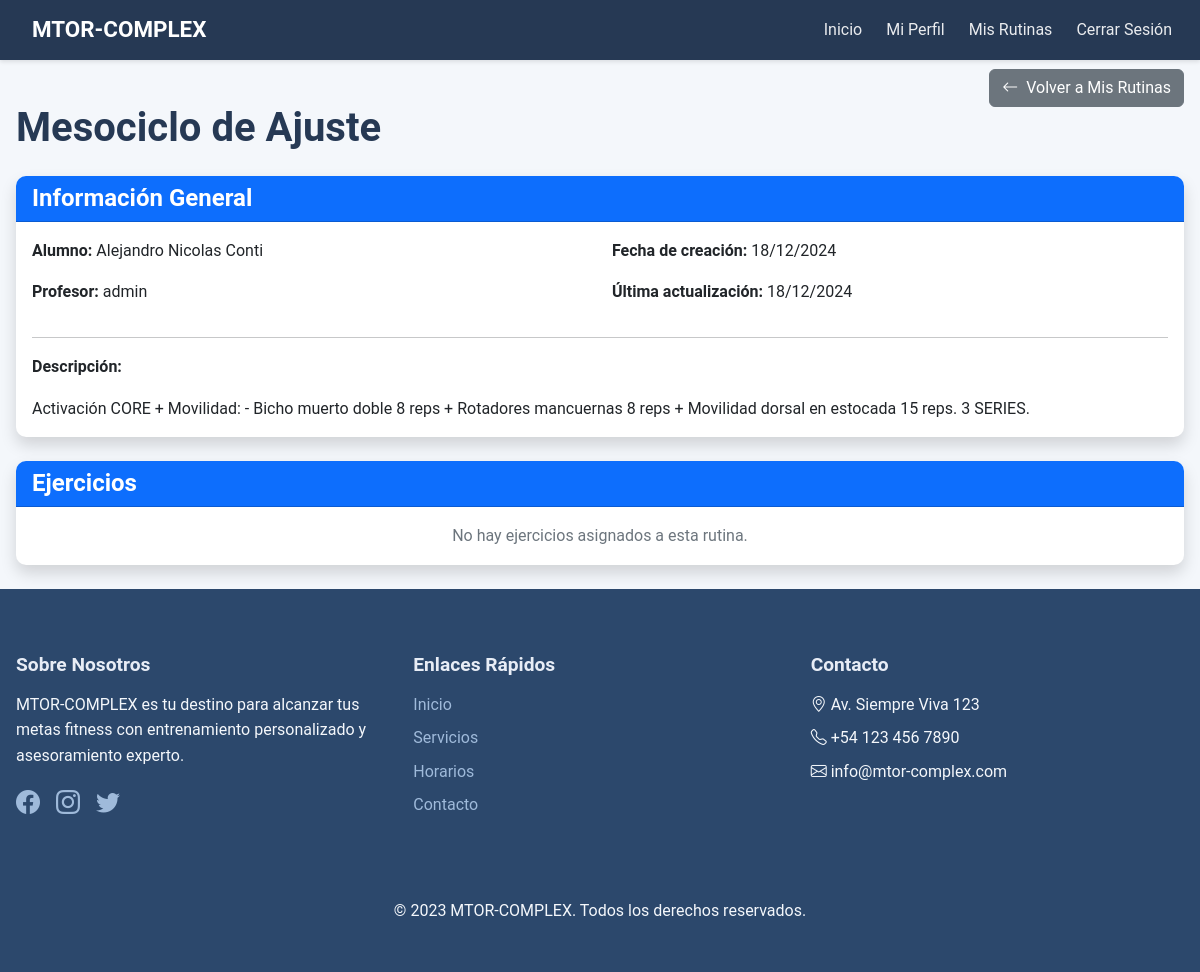
The app's page /gimnasio/rutina/1/ (signed in), older data.
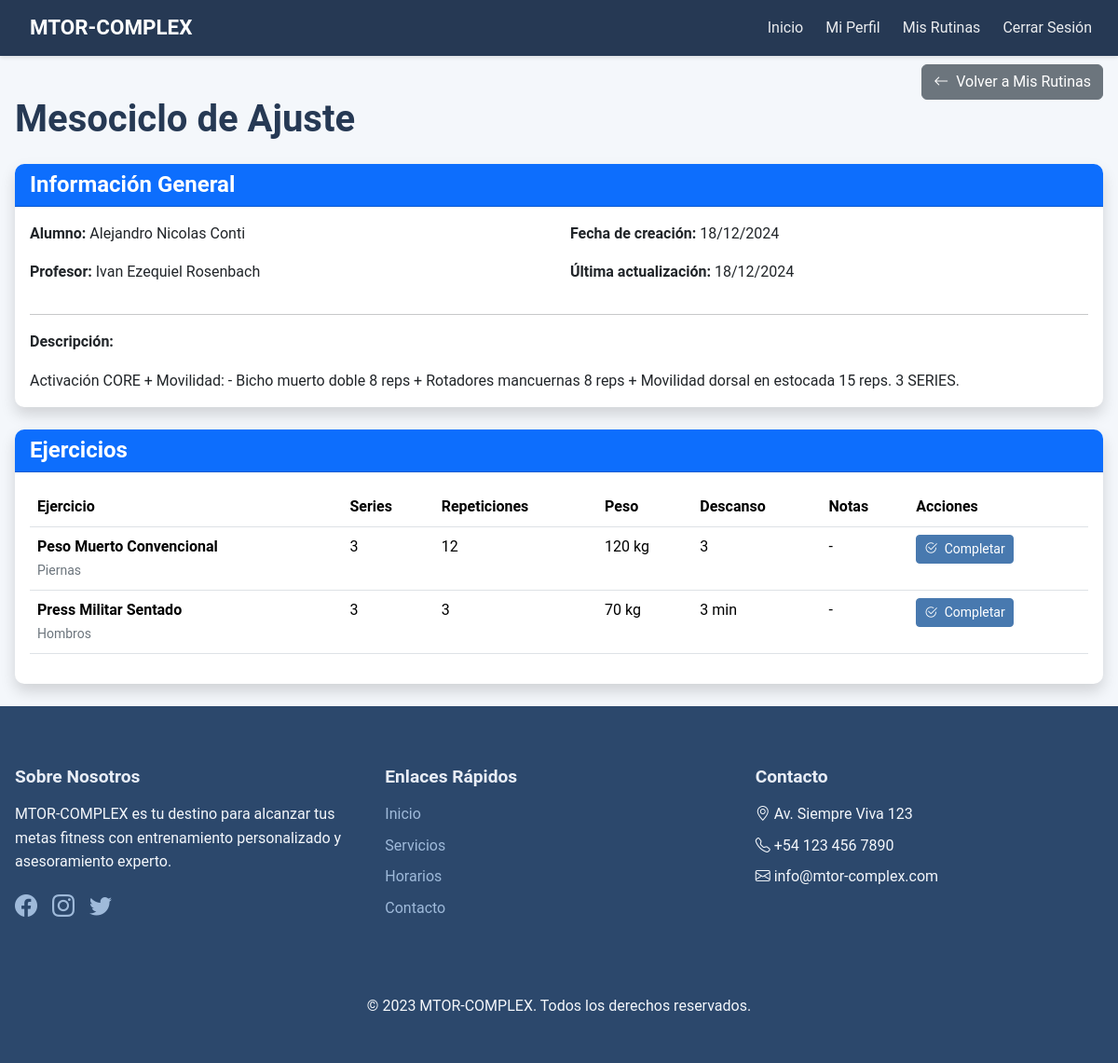
The same page, newer data.
### gimnasio/models.py (models this page shows, shortened)
class Rutina(models.Model):
    nombre = models.CharField(max_length=100, default='Nueva Rutina')
    descripcion = models.TextField(blank=True)
    alumno = models.ForeignKey(Alumno, on_delete=models.CASCADE, related_name='rutinas')
    profesor = models.ForeignKey(User, on_delete=models.CASCADE, related_name='rutinas_asignadas')
    fecha_creacion = models.DateTimeField(auto_now_add=True)
    fecha_actualizacion = models.DateTimeField(auto_now=True)
    ejercicios = models.ManyToManyField(Ejercicio, through='RutinaEjercicio')
    activa = models.BooleanField(default=True)
    class Meta:
        verbose_name = "Rutina"
        verbose_name_plural = "Rutinas"
        ordering = ['-fecha_creacion']

class Alumno(models.Model):
    usuario = models.OneToOneField(User, on_delete=models.CASCADE)
    nombre = models.CharField(max_length=100)
    edad = models.IntegerField()
    altura = models.FloatField(help_text='Altura en centímetros')
    peso = models.FloatField(help_text='Peso en kilogramos')
    fecha_registro = models.DateTimeField(auto_now_add=True)
    activo = models.BooleanField(default=True)
    profesor = models.ForeignKey(
        User,
        on_delete=models.SET_NULL,
        null=True,
        blank=True,
        related_name='alumnos_asignados'
    )
    dias_asistencia = models.ManyToManyField(DiaAsistencia, blank=True)
    class Meta:
        verbose_name = "Alumno"
        verbose_name_plural = "Alumnos"
        ordering = ['nombre']

class RutinaEjercicio(models.Model):
    rutina = models.ForeignKey(Rutina, on_delete=models.CASCADE)
    ejercicio = models.ForeignKey(Ejercicio, on_delete=models.CASCADE)
    series = models.IntegerField()
    repeticiones = models.CharField(max_length=50)  # Permite rangos como "8-12"
    peso = models.CharField(max_length=50, blank=True)  # Permite rangos o "Peso corporal"
    descanso = models.CharField(max_length=50)  # Ejemplo: "60 segundos"
    orden = models.IntegerField()
    notas = models.TextField(blank=True)
    class Meta:
        verbose_name = "Ejercicio de Rutina"
        verbose_name_plural = "Ejercicios de Rutina"
        ordering = ['orden']

class Ejercicio(models.Model):
    nombre = models.CharField(max_length=100)
    descripcion = models.TextField()
    grupo_muscular = models.CharField(max_length=50, default='General')
    imagen_url = models.URLField(blank=True, null=True)
    video_url = models.URLField(blank=True, null=True)
    creado_por = models.ForeignKey(User, on_delete=models.CASCADE, null=True, blank=True)
    fecha_creacion = models.DateTimeField(default=timezone.now)
    class Meta:
        verbose_name = "Ejercicio"
        verbose_name_plural = "Ejercicios"
        ordering = ['nombre']

### gimnasio/views.py (the view)
# urls.py: path('rutina/<int:rutina_id>/', views.detalle_rutina, name='detalle_rutina'),
@login_required
def detalle_rutina(request, rutina_id):
    rutina = get_object_or_404(Rutina, id=rutina_id)
    if not (es_profesor(request.user) or request.user.alumno == rutina.alumno):
        messages.error(request, 'No tienes permiso para ver esta rutina.')
        return redirect('gimnasio:index')
    ejercicios = RutinaEjercicio.objects.filter(rutina=rutina).order_by('orden')
    return render(request, 'gimnasio/rutinas/detalle_rutina.html', {
        'rutina': rutina,
        'ejercicios': ejercicios
    })

### gimnasio/views.py (called while the page is built)
def es_profesor(user):
    if not user.is_authenticated:
        return False
    try:
        return user.perfil.es_profesor
    except:
        return False

### gimnasio/templates/gimnasio/rutinas/detalle_rutina.html (shortened to what this page needs)
{% extends 'gimnasio/base.html' %}
{% block contenido %}
<div class="container py-4">
    <div class="d-flex justify-content-between align-items-center mb-4">
        <h1 class="mb-0">{{ rutina.nombre }}</h1>
        {% if user.perfil.es_profesor %}
            <a href="{% url 'gimnasio:panel_profesor' %}" class="btn btn-secondary">
                <i class="bi bi-arrow-left me-2"></i>Volver al Panel
            </a>
        {% else %}
            <a href="{% url 'gimnasio:mis_rutinas' %}" class="btn btn-secondary">
                <i class="bi bi-arrow-left me-2"></i>Volver a Mis Rutinas
            </a>
        {% endif %}
    </div>
    <div class="card shadow mb-4">
        <div class="card-header bg-primary text-white">
            <h4 class="card-title mb-0">Información General</h4>
        </div>
        <div class="card-body">
            <div class="row">
                <div class="col-md-6">
                    <p><strong>Alumno:</strong> {{ rutina.alumno.nombre }}</p>
                    <p><strong>Profesor:</strong> {{ rutina.profesor.get_full_name|default:rutina.profesor.username }}</p>
                </div>
                <div class="col-md-6">
                    <p><strong>Fecha de creación:</strong> {{ rutina.fecha_creacion|date:"d/m/Y" }}</p>
                    <p><strong>Última actualización:</strong> {{ rutina.fecha_actualizacion|date:"d/m/Y" }}</p>
                </div>
            </div>
            {% if rutina.descripcion %}
                <hr>
                <p><strong>Descripción:</strong></p>
                <p class="mb-0">{{ rutina.descripcion }}</p>
            {% endif %}
        </div>
    </div>
    <div class="card shadow">
        <div class="card-header bg-primary text-white">
            <h4 class="card-title mb-0">Ejercicios</h4>
        </div>
        <div class="card-body">
            {% if ejercicios %}
                <div class="table-responsive">
                    <table class="table table-hover">
                        <thead>
                            <tr>
                                <th>Ejercicio</th>
                                <th>Series</th>
                                <th>Repeticiones</th>
                                <th>Peso</th>
                                <th>Descanso</th>
                                <th>Notas</th>
                                {% if not user.perfil.es_profesor %}
                                    <th>Acciones</th>
                                {% endif %}
                            </tr>
                        </thead>
                        <tbody>
                            {% for ejercicio in ejercicios %}
                            <tr>
                                <td>
                                    <strong>{{ ejercicio.ejercicio.nombre }}</strong>
                                    <br>
                                    <small class="text-muted">{{ ejercicio.ejercicio.grupo_muscular }}</small>
                                </td>
                                <td>{{ ejercicio.series }}</td>
                                <td>{{ ejercicio.repeticiones }}</td>
                                <td>{{ ejercicio.peso }} kg</td>
                                <td>{{ ejercicio.descanso }}</td>
                                <td>{{ ejercicio.notas|default:"-" }}</td>
                                {% if not user.perfil.es_profesor %}
                                    <td>
                                        <button type="button"
                                                class="btn btn-primary btn-sm"
                                                data-bs-toggle="modal"
                                                data-bs-target="#completarEjercicioModal{{ ejercicio.id }}">
                                            <i class="bi bi-check2-circle me-1"></i>
                                            Completar
                                        </button>
                                    </td>
                                {% endif %}
                            </tr>
                            {% endfor %}
                        </tbody>
                    </table>
                </div>
            {% else %}
                <p class="text-center text-muted mb-0">No hay ejercicios asignados a esta rutina.</p>
            {% endif %}
        </div>
    </div>
</div>
{% endblock %}

### gimnasio/templates/gimnasio/base.html (shortened to what this page needs)
<!DOCTYPE html>
<html lang="es" class="h-100">
<head>
    {% load static %}
    <link href="https://cdn.jsdelivr.net/npm/bootstrap@5.3.2/dist/css/bootstrap.min.css" rel="stylesheet">
    <link rel="stylesheet" href="https://cdn.jsdelivr.net/npm/bootstrap-icons@1.11.2/font/bootstrap-icons.min.css">
    <link href="https://cdnjs.cloudflare.com/ajax/libs/font-awesome/6.0.0/css/all.min.css" rel="stylesheet">
    <link rel="stylesheet" href="{% static 'gimnasio/css/styles.css' %}">
</head>
<body>
    <div class="wrapper">
        {% block navbar %}
        <nav class="navbar navbar-expand-lg navbar-dark">
            <div class="container">
                <a class="navbar-brand" href="{% url 'gimnasio:index' %}">MTOR-COMPLEX</a>
                <div class="collapse navbar-collapse" id="navbarNav">
                    <ul class="navbar-nav ms-auto">
                        <li class="nav-item">
                            <a class="nav-link" href="{% url 'gimnasio:index' %}">Inicio</a>
                        </li>
                        {% if user.is_authenticated %}
                            {% if user.perfil.es_profesor %}
                                <li class="nav-item">
                                    <a class="nav-link" href="{% url 'gimnasio:panel_profesor' %}">Panel de Control</a>
                                </li>
                                <li class="nav-item">
                                    <a class="nav-link" href="{% url 'gimnasio:perfil_profesor' %}">Mi Perfil</a>
                                </li>
                                <li class="nav-item">
                                    <a class="nav-link" href="{% url 'gimnasio:mis_rutinas' %}">Gestionar Rutinas</a>
                                </li>
                            {% else %}
                                <li class="nav-item">
                                    <a class="nav-link" href="{% url 'gimnasio:perfil_alumno' %}">Mi Perfil</a>
                                </li>
                                <li class="nav-item">
                                    <a class="nav-link" href="{% url 'gimnasio:mis_rutinas' %}">Mis Rutinas</a>
                                </li>
                            {% endif %}
                            <li class="nav-item">
                                <a class="nav-link" href="{% url 'gimnasio:logout' %}">Cerrar Sesión</a>
                            </li>
                        {% endif %}
                    </ul>
                </div>
            </div>
        </nav>
        {% endblock %}
        <main>
            {% block contenido %}{% endblock %}
        </main>
        <footer class="site-footer">
            <div class="container">
                <div class="row">
                    <div class="col-md-4 footer-section">
                        <h4>Sobre Nosotros</h4>
                        <p>MTOR-COMPLEX es tu destino para alcanzar tus metas fitness con entrenamiento personalizado y asesoramiento experto.</p>
                        <div class="footer-social">
                            <a href="#"><i class="bi bi-facebook"></i></a>
                            <a href="#"><i class="bi bi-instagram"></i></a>
                            <a href="#"><i class="bi bi-twitter"></i></a>
                        </div>
                    </div>
                    <div class="col-md-4 footer-section">
                        <h4>Enlaces Rápidos</h4>
                        <ul>
                            <li><a href="{% url 'gimnasio:index' %}">Inicio</a></li>
                            <li><a href="#">Servicios</a></li>
                            <li><a href="#">Horarios</a></li>
                            <li><a href="#">Contacto</a></li>
                        </ul>
                    </div>
                    <div class="col-md-4 footer-section">
                        <h4>Contacto</h4>
                        <ul>
                            <li><i class="bi bi-geo-alt"></i> Av. Siempre Viva 123</li>
                            <li><i class="bi bi-telephone"></i> +54 123 456 7890</li>
                            <li><i class="bi bi-envelope"></i> info@mtor-complex.com</li>
                        </ul>
                    </div>
                </div>
                <div class="text-center py-3 mt-4">
                    <p class="mb-0">&copy; 2023 MTOR-COMPLEX. Todos los derechos reservados.</p>
                </div>
            </div>
        </footer>
    </div>
</body>
</html>

### gimnasio/static/gimnasio/css/styles.css (style rules this page uses)
:root { --color-50: #f4f7fb; --color-100: #e8edf6; --color-200: #ccd9eb; --color-300: #9fbada; --color-400: #6b96c5; --color-500: #4879af; --color-600: #365f93; --color-700: #2d4d77; --color-800: #2c486c; --color-900: #263954; --color-950: #192538; --transition-smooth: all 0.3s cubic-bezier(0.4, 0, 0.2, 1); --shadow-sm: 0 2px 4px rgba(0,0,0,0.1); --shadow-md: 0 4px 6px rgba(0,0,0,0.1); --shadow-lg: 0 10px 15px rgba(0,0,0,0.1); --navbar-height: 60px; --footer-height: auto; --primary-color: #007bff; --secondary-color: #6c757d; }
html { height: 100%; }
body { min-height: 100vh; display: flex; flex-direction: column; font-family: 'Roboto', sans-serif; line-height: 1.6; color: var(--color-900); background-color: var(--color-50); }
.navbar { position: fixed; width: 100%; z-index: 1030; background-color: var(--color-900); transition: all 0.3s ease; padding: 0.5rem 0; height: 60px; box-shadow: 0 2px 4px rgba(0,0,0,0.1); }
.navbar-brand { font-size: 1.4rem; font-weight: 600; padding: 0 1rem; }
.navbar-nav { margin-left: 2rem; }
.navbar-nav .nav-link { padding: 0.5rem 1rem; margin: 0 0.25rem; color: white !important; opacity: 0.9; transition: opacity 0.3s ease; }
.btn { transition: all 0.3s ease; white-space: nowrap; }
.btn-primary { background: var(--color-500); border-color: var(--color-500); }
h1, h2, h3, h4, h5, h6 { font-weight: 700; line-height: 1.2; margin-bottom: 1rem; }
h1 { font-size: 2.5rem; }
.card { border: none; border-radius: 10px; transition: var(--transition-smooth); box-shadow: var(--shadow-sm); overflow: hidden; }
.site-footer { background-color: var(--color-800); color: var(--color-50); padding: 4rem 0 2rem; width: 100%; margin-top: auto; }
.site-footer a { color: var(--color-300); text-decoration: none; transition: color 0.3s ease; }
.footer-section { margin-bottom: 2rem; }
.footer-section h4 { color: var(--color-100); margin-bottom: 1rem; font-size: 1.2rem; }
.footer-section ul { list-style: none; padding: 0; margin: 0; }
.footer-section ul li { margin-bottom: 0.5rem; }
.footer-social { display: flex; gap: 1rem; margin-top: 1rem; }
.footer-social a { color: var(--color-300); font-size: 1.5rem; transition: color 0.3s ease; }
h1:not(.hero-section h1) { margin-top: 5rem; margin-bottom: 2rem; }
.container { max-width: 1200px; margin: 0 auto; padding: 0 1rem; }
.text-muted { color: #6c757d !important; }

Row changes from the older to the newer data that the page shows:
changed through a linked row, Rutina "Mesociclo de Ajuste": profesor.get_full_name "admin" → "Ivan Ezequiel Rosenbach"
added RutinaEjercicio: ejercicio.nombre "Peso Muerto Convencional", ejercicio.grupo_muscular "Piernas", series "3", repeticiones "12", peso "120", descanso "3", notas "-"
added RutinaEjercicio: ejercicio.nombre "Press Militar Sentado", ejercicio.grupo_muscular "Hombros", series "3", repeticiones "3", peso "70", descanso "3 min", notas "-"
Text that changed along with them:
text no longer shown: "No hay ejercicios asignados a esta rutina."
text now shown: "Ejercicio Series Repeticiones Peso Descanso Notas Acciones"
